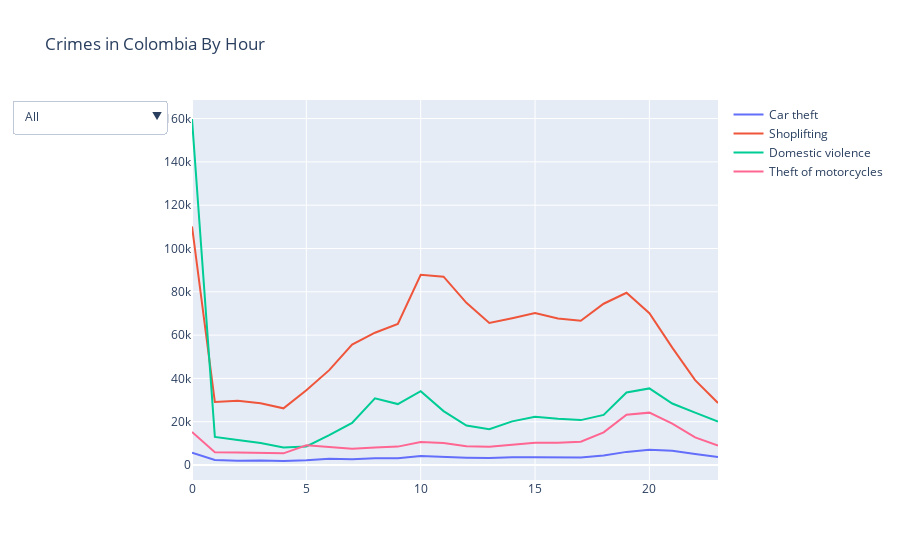

The notebook cell saved with this chart:
### Code cell
## graph one, by hour

fig = go.Figure()

for idx,i in enumerate(TABLES_LIST_NICK):
        if False: # i == 'delitos sexuales' or i == 'lesiones personales' or i == 'homicidios':
            pass
        else:
            fig.add_trace(
                go.Scatter(x=list(df2[df2.crimen==i].hora),
                           y=list(df2[df2.crimen==i].cantidad),
                           name=LABELS[idx],
                           line=dict(color=px.colors.qualitative.Plotly[idx])))

btns=[]
## add general title
btns.append(dict(label="All",
            method="update",
                args=[{"visible": [True]*(len(LABELS))},
                  {"title": GEN_GRAPH_TITLE[1]}]))

# add titles
for idx, j in enumerate(TITLES):
    visible=[False]*(len(LABELS))
    visible[idx]=True
    if False: #j == 'Sexual crimes in Colombia' or j == 'Personal injuries in Colombia' or j == 'Murders in Colombia':
        pass
    else:
        btns.append(dict(label=LABELS[idx],
                         method="update",
                         args=[{"visible": visible},
                               {"title": j}]))


fig.update_layout(updatemenus=[dict(active=0,buttons=btns)])
fig.update_layout(title_text=GEN_GRAPH_TITLE[1])

### Figure 1 — Plotly figure (JSON) as saved in the notebook; plotly's stock layout.template omitted (floating-point values rounded to 4 significant figures)
{"data": [{"line": {"color": "#636EFA"}, "name": "Car theft", "type": "scatter", "x": [0, 1, 2, 3, 4, 5, 6, 7, 8, 9, 10, 11, 12, 13, 14, 15, 16, 17, 18, 19, 20, 21, 22, 23], "y": [5699, 2297, 2027, 2120, 1862, 2175, 2857, 2706, 3187, 3185, 4179, 3636, 3418, 3198, 3614, 3628, 3496, 3530, 4454, 6074, 7084, 6545, 5134, 3743]}, {"line": {"color": "#EF553B"}, "name": "Shoplifting", "type": "scatter", "x": [0, 1, 2, 3, 4, 5, 6, 7, 8, 9, 10, 11, 12, 13, 14, 15, 16, 17, 18, 19, 20, 21, 22, 23], "y": [110211, 29105, 29663, 28566, 26176, 34560, 43817, 55596, 61115, 65115, 87840, 86976, 74899, 65645, 67824, 70241, 67625, 66622, 74487, 79560, 70083, 54205, 39216, 28647]}, {"line": {"color": "#00CC96"}, "name": "Domestic violence", "type": "scatter", "x": [0, 0, 0, 0, 1, 1, 1, 1, 2, 2, 2, 2, 3, 3, 3, 3, 4, 4, 4, 4, 5, 5, 5, 5, 6, 6, 6, 6, 7, 7, 7, 7, 8, 8, 8, 8, 9, 9, 9, 9, 10, 10, 10, 10, 11, 11, 11, 11, 12, 12, 12, 12, 13, 13, 13, 13, 14, 14, 14, 14, 15, 15, 15, 15, 16, 16, 16, 16, 17, 17, 17, 17, 18, 18, 18, 18, 19, 19, 19, 19, 20, 20, 20, 20, 21, 21, 21, 21, 22, 22, 22, 22, 23, 23, 23, 23], "y": [159797, 159797, 159797, 159797, 13000, 13000, 13000, 13000, 11604, 11604, 11604, 11604, 10187, 10187, 10187, 10187, 8126, 8126, 8126, 8126, 8565, 8565, 8565, 8565, 13776, 13776, 13776, 13776, 19454, 19454, 19454, 19454, 30771, 30771, 30771, 30771, 28154, 28154, 28154, 28154, 34087, 34087, 34087, 34087, 24917, 24917, 24917, 24917, 18241, 18241, 18241, 18241, 16508, 16508, 16508, 16508, 20155, 20155, 20155, 20155, 22279, 22279, 22279, 22279, 21398, 21398, 21398, 21398, 20751, 20751, 20751, 20751, 23161, 23161, 23161, 23161, 33479, 33479, 33479, 33479, 35387, 35387, 35387, 35387, 28413, 28413, 28413, 28413, 24184, 24184, 24184, 24184, 20116, 20116, 20116, 20116]}, {"line": {"color": "#AB63FA"}, "name": "Sexual crimes", "type": "scatter", "x": [], "y": []}, {"line": {"color": "#FFA15A"}, "name": "Personal injuries", "type": "scatter", "x": [], "y": []}, {"line": {"color": "#19D3F3"}, "name": "Murders", "type": "scatter", "x": [], "y": []}, {"line": {"color": "#FF6692"}, "name": "Theft of motorcycles", "type": "scatter", "x": [0, 1, 2, 3, 4, 5, 6, 7, 8, 9, 10, 11, 12, 13, 14, 15, 16, 17, 18, 19, 20, 21, 22, 23], "y": [15254, 5855, 5784, 5458, 5397, 9130, 8210, 7479, 8098, 8501, 10582, 10188, 8712, 8424, 9416, 10301, 10293, 10780, 15068, 23263, 24194, 19102, 12781, 8936]}], "layout": {"title": {"text": "Crimes in Colombia By Hour"}, "updatemenus": [{"active": 0, "buttons": [{"args": [{"visible": [true, true, true, true, true, true, true]}, {"title": "Crimes in Colombia By Hour"}], "label": "All", "method": "update"}, {"args": [{"visible": [true, false, false, false, false, false, false]}, {"title": "Car theft in Colombia"}], "label": "Car theft", "method": "update"}, {"args": [{"visible": [false, true, false, false, false, false, false]}, {"title": "Shoplifting in Colombia"}], "label": "Shoplifting", "method": "update"}, {"args": [{"visible": [false, false, true, false, false, false, false]}, {"title": "Domestic violence in Colombia"}], "label": "Domestic violence", "method": "update"}, {"args": [{"visible": [false, false, false, true, false, false, false]}, {"title": "Sexual crimes in Colombia"}], "label": "Sexual crimes", "method": "update"}, {"args": [{"visible": [false, false, false, false, true, false, false]}, {"title": "Personal injuries in Colombia"}], "label": "Personal injuries", "method": "update"}, {"args": [{"visible": [false, false, false, false, false, true, false]}, {"title": "Murders in Colombia"}], "label": "Murders", "method": "update"}, {"args": [{"visible": [false, false, false, false, false, false, true]}, {"title": "Theft of motorcycles in Colombia"}], "label": "Theft of motorcycles", "method": "update"}]}]}}
